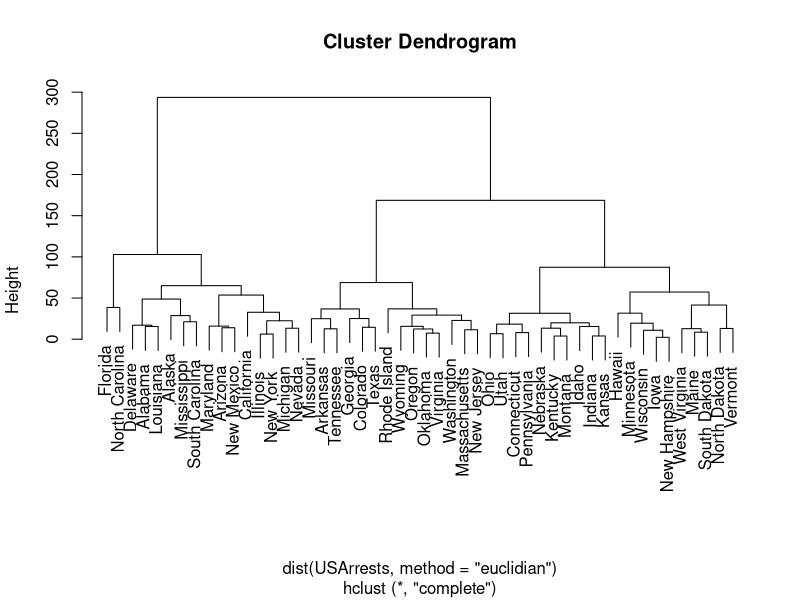
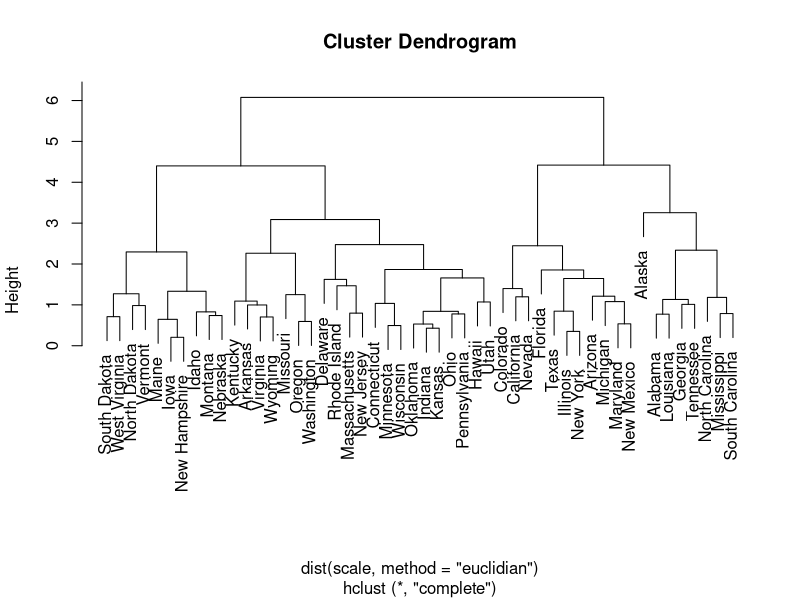

Recreate these plots in R, in order.
## ---- chunk 1
states = row.names(USArrests)
names(USArrests)
## ---- chunk 2
clust.9a = hclust(dist(USArrests, method = "euclidian"), method = "complete")
plot(clust.9a)
## ---- chunk 3
clust.9b <- cutree(clust.9a, k = 3)
clust.9b
## ---- chunk 4
scale = scale(USArrests)
clust.9c = hclust(dist(scale, method = "euclidian"), method = "complete")
plot(clust.9c)
